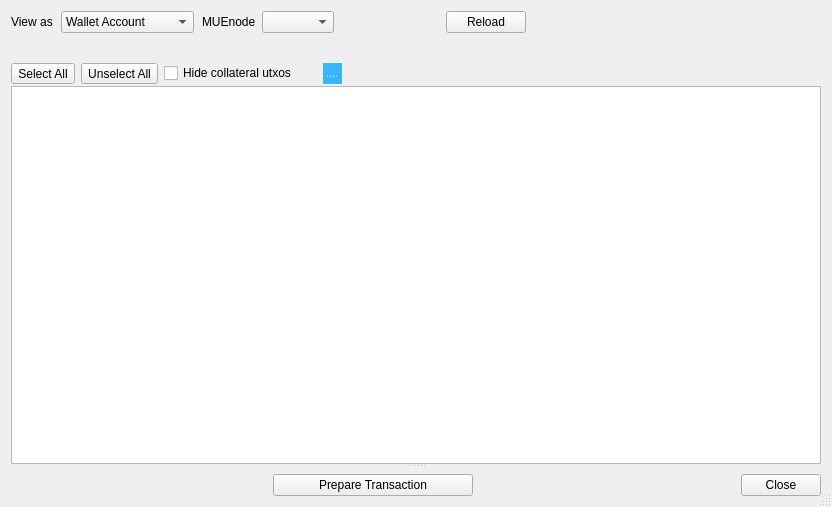
<?xml version="1.0" encoding="UTF-8"?>
<ui version="4.0">
 <class>SendPayoutDlg</class>
 <widget class="QDialog" name="SendPayoutDlg">
  <property name="geometry">
   <rect>
    <x>0</x>
    <y>0</y>
    <width>832</width>
    <height>507</height>
   </rect>
  </property>
  <property name="sizePolicy">
   <sizepolicy hsizetype="Preferred" vsizetype="Preferred">
    <horstretch>0</horstretch>
    <verstretch>0</verstretch>
   </sizepolicy>
  </property>
  <property name="windowTitle">
   <string>Dialog</string>
  </property>
  <property name="sizeGripEnabled">
   <bool>true</bool>
  </property>
  <property name="modal">
   <bool>true</bool>
  </property>
  <layout class="QVBoxLayout" name="verticalLayout">
   <item>
    <widget class="QWidget" name="pnl_input" native="true">
     <layout class="QVBoxLayout" name="verticalLayout_4">
      <property name="spacing">
       <number>0</number>
      </property>
      <property name="leftMargin">
       <number>0</number>
      </property>
      <property name="topMargin">
       <number>0</number>
      </property>
      <property name="rightMargin">
       <number>0</number>
      </property>
      <property name="bottomMargin">
       <number>0</number>
      </property>
      <item>
       <layout class="QHBoxLayout" name="lay_input">
        <property name="spacing">
         <number>8</number>
        </property>
        <item>
         <widget class="QLabel" name="label_3">
          <property name="text">
           <string>View as</string>
          </property>
         </widget>
        </item>
        <item>
         <widget class="QComboBox" name="cbo_address_source_mode">
          <property name="sizePolicy">
           <sizepolicy hsizetype="Fixed" vsizetype="Fixed">
            <horstretch>0</horstretch>
            <verstretch>0</verstretch>
           </sizepolicy>
          </property>
          <property name="minimumSize">
           <size>
            <width>0</width>
            <height>0</height>
           </size>
          </property>
          <property name="maximumSize">
           <size>
            <width>160</width>
            <height>16777215</height>
           </size>
          </property>
          <item>
           <property name="text">
            <string>Wallet Account</string>
           </property>
          </item>
          <item>
           <property name="text">
            <string>BIP32 Path</string>
           </property>
          </item>
          <item>
           <property name="text">
            <string>MUEnode Address</string>
           </property>
          </item>
         </widget>
        </item>
        <item>
         <widget class="QStackedWidget" name="sw_address_source">
          <property name="sizePolicy">
           <sizepolicy hsizetype="Maximum" vsizetype="Maximum">
            <horstretch>0</horstretch>
            <verstretch>0</verstretch>
           </sizepolicy>
          </property>
          <property name="currentIndex">
           <number>2</number>
          </property>
          <widget class="QWidget" name="wdg_address_source_1">
           <property name="sizePolicy">
            <sizepolicy hsizetype="Maximum" vsizetype="Preferred">
             <horstretch>0</horstretch>
             <verstretch>0</verstretch>
            </sizepolicy>
           </property>
           <layout class="QHBoxLayout" name="horizontalLayout_6" stretch="0,0,0,0,0">
            <property name="spacing">
             <number>1</number>
            </property>
            <property name="leftMargin">
             <number>0</number>
            </property>
            <property name="topMargin">
             <number>0</number>
            </property>
            <property name="rightMargin">
             <number>0</number>
            </property>
            <property name="bottomMargin">
             <number>0</number>
            </property>
            <item>
             <widget class="QLabel" name="lbl_account">
              <property name="text">
               <string>Account  </string>
              </property>
             </widget>
            </item>
            <item>
             <widget class="QComboBox" name="cbo_hw_account_nr"/>
            </item>
            <item>
             <widget class="QToolButton" name="btn_add_hw_account_nr">
              <property name="toolTip">
               <string>Add new account number</string>
              </property>
              <property name="text">
               <string>.</string>
              </property>
             </widget>
            </item>
            <item>
             <spacer name="horizontalSpacer_6">
              <property name="orientation">
               <enum>Qt::Horizontal</enum>
              </property>
              <property name="sizeHint" stdset="0">
               <size>
                <width>40</width>
                <height>20</height>
               </size>
              </property>
             </spacer>
            </item>
            <item>
             <widget class="QLabel" name="lbl_hw_account_base_path">
              <property name="text">
               <string>...</string>
              </property>
             </widget>
            </item>
           </layout>
          </widget>
          <widget class="QWidget" name="wdg_address_source_2">
           <property name="sizePolicy">
            <sizepolicy hsizetype="Maximum" vsizetype="Preferred">
             <horstretch>0</horstretch>
             <verstretch>0</verstretch>
            </sizepolicy>
           </property>
           <layout class="QHBoxLayout" name="horizontalLayout_2">
            <property name="leftMargin">
             <number>0</number>
            </property>
            <property name="topMargin">
             <number>0</number>
            </property>
            <property name="rightMargin">
             <number>0</number>
            </property>
            <property name="bottomMargin">
             <number>0</number>
            </property>
            <item>
             <widget class="QLabel" name="lblSourceBip32Path">
              <property name="text">
               <string>BIP32 path</string>
              </property>
             </widget>
            </item>
            <item>
             <widget class="QLineEdit" name="edt_src_bip32_path">
              <property name="sizePolicy">
               <sizepolicy hsizetype="Fixed" vsizetype="Fixed">
                <horstretch>0</horstretch>
                <verstretch>0</verstretch>
               </sizepolicy>
              </property>
              <property name="maximumSize">
               <size>
                <width>100</width>
                <height>16777215</height>
               </size>
              </property>
              <property name="styleSheet">
               <string notr="true">background-color: lightgray;</string>
              </property>
              <property name="readOnly">
               <bool>true</bool>
              </property>
             </widget>
            </item>
            <item>
             <widget class="QToolButton" name="btn_src_bip32_path">
              <property name="toolTip">
               <string>Change BIP32 path</string>
              </property>
              <property name="text">
               <string>...</string>
              </property>
             </widget>
            </item>
            <item>
             <spacer name="horizontalSpacer_4">
              <property name="orientation">
               <enum>Qt::Horizontal</enum>
              </property>
              <property name="sizeHint" stdset="0">
               <size>
                <width>40</width>
                <height>20</height>
               </size>
              </property>
             </spacer>
            </item>
           </layout>
          </widget>
          <widget class="QWidget" name="wdg_address_source_3">
           <layout class="QHBoxLayout" name="horizontalLayout">
            <property name="leftMargin">
             <number>0</number>
            </property>
            <property name="topMargin">
             <number>0</number>
            </property>
            <property name="rightMargin">
             <number>0</number>
            </property>
            <property name="bottomMargin">
             <number>0</number>
            </property>
            <item>
             <widget class="QLabel" name="lbl_src_masternode">
              <property name="text">
               <string>MUEnode</string>
              </property>
             </widget>
            </item>
            <item>
             <widget class="QComboBox" name="cbo_src_masternodes"/>
            </item>
            <item>
             <spacer name="horizontalSpacer_7">
              <property name="orientation">
               <enum>Qt::Horizontal</enum>
              </property>
              <property name="sizeHint" stdset="0">
               <size>
                <width>40</width>
                <height>20</height>
               </size>
              </property>
             </spacer>
            </item>
           </layout>
          </widget>
         </widget>
        </item>
        <item>
         <widget class="QPushButton" name="btnLoadTransactions">
          <property name="text">
           <string>Reload</string>
          </property>
          <property name="autoDefault">
           <bool>false</bool>
          </property>
         </widget>
        </item>
        <item>
         <spacer name="horizontalSpacer_5">
          <property name="orientation">
           <enum>Qt::Horizontal</enum>
          </property>
          <property name="sizeHint" stdset="0">
           <size>
            <width>40</width>
            <height>20</height>
           </size>
          </property>
         </spacer>
        </item>
       </layout>
      </item>
     </layout>
    </widget>
   </item>
   <item>
    <widget class="QSplitter" name="splitter">
     <property name="orientation">
      <enum>Qt::Vertical</enum>
     </property>
     <widget class="QWidget" name="main_widget" native="true">
      <layout class="QVBoxLayout" name="verticalLayout_2">
       <property name="spacing">
        <number>2</number>
       </property>
       <property name="leftMargin">
        <number>0</number>
       </property>
       <property name="topMargin">
        <number>0</number>
       </property>
       <property name="rightMargin">
        <number>0</number>
       </property>
       <property name="bottomMargin">
        <number>0</number>
       </property>
       <item>
        <widget class="QLabel" name="lbl_message_2">
         <property name="text">
          <string/>
         </property>
         <property name="openExternalLinks">
          <bool>true</bool>
         </property>
         <property name="textInteractionFlags">
          <set>Qt::LinksAccessibleByMouse|Qt::TextSelectableByMouse</set>
         </property>
        </widget>
       </item>
       <item>
        <layout class="QHBoxLayout" name="horizontalLayout_4">
         <property name="spacing">
          <number>6</number>
         </property>
         <property name="topMargin">
          <number>8</number>
         </property>
         <item>
          <widget class="QToolButton" name="btnCheckAll">
           <property name="toolTip">
            <string/>
           </property>
           <property name="text">
            <string>Select All</string>
           </property>
           <property name="iconSize">
            <size>
             <width>12</width>
             <height>12</height>
            </size>
           </property>
           <property name="toolButtonStyle">
            <enum>Qt::ToolButtonTextBesideIcon</enum>
           </property>
          </widget>
         </item>
         <item>
          <widget class="QToolButton" name="btnUncheckAll">
           <property name="toolTip">
            <string/>
           </property>
           <property name="text">
            <string>Unselect All</string>
           </property>
           <property name="iconSize">
            <size>
             <width>12</width>
             <height>12</height>
            </size>
           </property>
           <property name="toolButtonStyle">
            <enum>Qt::ToolButtonTextBesideIcon</enum>
           </property>
          </widget>
         </item>
         <item>
          <widget class="QCheckBox" name="chbHideCollateralTx">
           <property name="styleSheet">
            <string notr="true"/>
           </property>
           <property name="text">
            <string>Hide collateral utxos</string>
           </property>
          </widget>
         </item>
         <item>
          <widget class="QLabel" name="lbl_message">
           <property name="styleSheet">
            <string notr="true">margin-left:20px;
font-size:11px;
background-color: rgb(56, 181, 255);
color: rgb(255, 255, 255);</string>
           </property>
           <property name="text">
            <string>....</string>
           </property>
           <property name="wordWrap">
            <bool>false</bool>
           </property>
           <property name="openExternalLinks">
            <bool>true</bool>
           </property>
           <property name="textInteractionFlags">
            <set>Qt::LinksAccessibleByMouse|Qt::TextSelectableByMouse</set>
           </property>
          </widget>
         </item>
         <item>
          <spacer name="horizontalSpacer_3">
           <property name="orientation">
            <enum>Qt::Horizontal</enum>
           </property>
           <property name="sizeHint" stdset="0">
            <size>
             <width>40</width>
             <height>20</height>
            </size>
           </property>
          </spacer>
         </item>
        </layout>
       </item>
       <item>
        <widget class="QTableView" name="tableView">
         <property name="sizeAdjustPolicy">
          <enum>QAbstractScrollArea::AdjustToContentsOnFirstShow</enum>
         </property>
         <property name="selectionBehavior">
          <enum>QAbstractItemView::SelectRows</enum>
         </property>
         <property name="showGrid">
          <bool>true</bool>
         </property>
         <property name="sortingEnabled">
          <bool>false</bool>
         </property>
         <attribute name="verticalHeaderVisible">
          <bool>false</bool>
         </attribute>
         <attribute name="verticalHeaderCascadingSectionResizes">
          <bool>true</bool>
         </attribute>
         <attribute name="verticalHeaderHighlightSections">
          <bool>false</bool>
         </attribute>
        </widget>
       </item>
      </layout>
     </widget>
     <widget class="QWidget" name="dest_widget1" native="true">
      <property name="sizePolicy">
       <sizepolicy hsizetype="Preferred" vsizetype="Expanding">
        <horstretch>0</horstretch>
        <verstretch>0</verstretch>
       </sizepolicy>
      </property>
      <layout class="QVBoxLayout" name="verticalLayout_3">
       <property name="leftMargin">
        <number>0</number>
       </property>
       <property name="topMargin">
        <number>0</number>
       </property>
       <property name="rightMargin">
        <number>0</number>
       </property>
       <property name="bottomMargin">
        <number>0</number>
       </property>
       <item>
        <widget class="QFrame" name="dest_widget">
         <property name="frameShape">
          <enum>QFrame::StyledPanel</enum>
         </property>
        </widget>
       </item>
      </layout>
     </widget>
    </widget>
   </item>
   <item>
    <layout class="QHBoxLayout" name="horizontalLayout_3">
     <item>
      <spacer name="horizontalSpacer_2">
       <property name="orientation">
        <enum>Qt::Horizontal</enum>
       </property>
       <property name="sizeHint" stdset="0">
        <size>
         <width>40</width>
         <height>20</height>
        </size>
       </property>
      </spacer>
     </item>
     <item>
      <widget class="QPushButton" name="btnSend">
       <property name="sizePolicy">
        <sizepolicy hsizetype="Minimum" vsizetype="Minimum">
         <horstretch>0</horstretch>
         <verstretch>0</verstretch>
        </sizepolicy>
       </property>
       <property name="minimumSize">
        <size>
         <width>200</width>
         <height>0</height>
        </size>
       </property>
       <property name="maximumSize">
        <size>
         <width>200</width>
         <height>16777215</height>
        </size>
       </property>
       <property name="text">
        <string>Prepare Transaction</string>
       </property>
       <property name="autoDefault">
        <bool>false</bool>
       </property>
      </widget>
     </item>
     <item>
      <spacer name="horizontalSpacer">
       <property name="orientation">
        <enum>Qt::Horizontal</enum>
       </property>
       <property name="sizeHint" stdset="0">
        <size>
         <width>40</width>
         <height>20</height>
        </size>
       </property>
      </spacer>
     </item>
     <item alignment="Qt::AlignRight">
      <widget class="QPushButton" name="btnClose">
       <property name="sizePolicy">
        <sizepolicy hsizetype="Maximum" vsizetype="Fixed">
         <horstretch>0</horstretch>
         <verstretch>0</verstretch>
        </sizepolicy>
       </property>
       <property name="minimumSize">
        <size>
         <width>0</width>
         <height>0</height>
        </size>
       </property>
       <property name="layoutDirection">
        <enum>Qt::LeftToRight</enum>
       </property>
       <property name="text">
        <string>Close</string>
       </property>
       <property name="autoDefault">
        <bool>false</bool>
       </property>
      </widget>
     </item>
    </layout>
   </item>
  </layout>
 </widget>
 <resources/>
 <connections/>
</ui>
